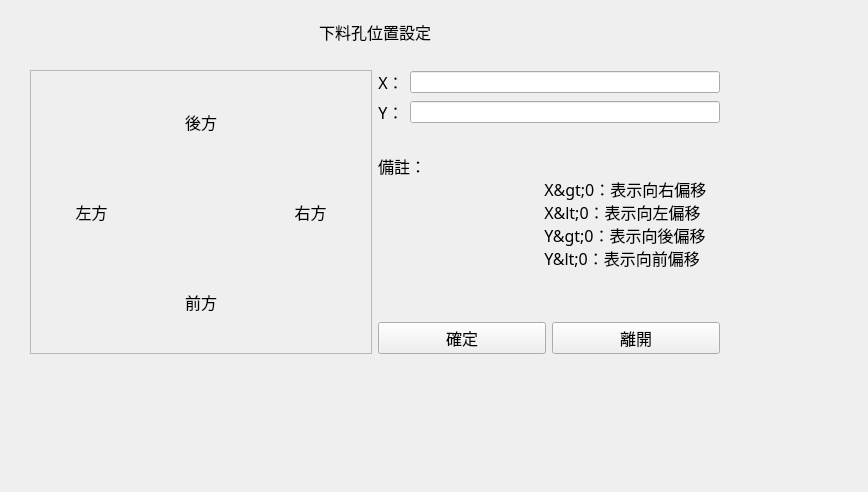
<?xml version="1.0" encoding="UTF-8"?>
<ui version="4.0">
 <class>Form</class>
 <widget class="QWidget" name="Form">
  <property name="geometry">
   <rect>
    <x>0</x>
    <y>0</y>
    <width>868</width>
    <height>492</height>
   </rect>
  </property>
  <property name="mouseTracking">
   <bool>false</bool>
  </property>
  <property name="windowTitle">
   <string>Form</string>
  </property>
  <widget class="QWidget" name="layoutWidget">
   <property name="geometry">
    <rect>
     <x>30</x>
     <y>20</y>
     <width>690</width>
     <height>334</height>
    </rect>
   </property>
   <layout class="QGridLayout" name="gridLayout_3">
    <item row="0" column="0" colspan="2">
     <widget class="QLabel" name="label_8">
      <property name="font">
       <font>
        <family>微軟正黑體</family>
        <pointsize>12</pointsize>
       </font>
      </property>
      <property name="text">
       <string>下料孔位置設定</string>
      </property>
      <property name="alignment">
       <set>Qt::AlignCenter</set>
      </property>
     </widget>
    </item>
    <item row="1" column="0">
     <spacer name="horizontalSpacer">
      <property name="orientation">
       <enum>Qt::Horizontal</enum>
      </property>
      <property name="sizeHint" stdset="0">
       <size>
        <width>40</width>
        <height>20</height>
       </size>
      </property>
     </spacer>
    </item>
    <item row="2" column="1">
     <layout class="QGridLayout" name="gridLayout_2">
      <item row="2" column="0" colspan="2">
       <widget class="QLabel" name="label_9">
        <property name="sizePolicy">
         <sizepolicy hsizetype="Preferred" vsizetype="Expanding">
          <horstretch>0</horstretch>
          <verstretch>0</verstretch>
         </sizepolicy>
        </property>
        <property name="font">
         <font>
          <family>微軟正黑體</family>
          <pointsize>12</pointsize>
         </font>
        </property>
        <property name="text">
         <string>備註：
                                        X&gt;0：表示向右偏移
                                        X&lt;0：表示向左偏移
                                        Y&gt;0：表示向後偏移
                                        Y&lt;0：表示向前偏移
                                    </string>
        </property>
       </widget>
      </item>
      <item row="1" column="0">
       <widget class="QLabel" name="label_7">
        <property name="font">
         <font>
          <family>微軟正黑體</family>
          <pointsize>12</pointsize>
         </font>
        </property>
        <property name="text">
         <string>Y：</string>
        </property>
        <property name="alignment">
         <set>Qt::AlignCenter</set>
        </property>
       </widget>
      </item>
      <item row="0" column="1">
       <widget class="QLineEdit" name="X"/>
      </item>
      <item row="1" column="1">
       <widget class="QLineEdit" name="Y"/>
      </item>
      <item row="0" column="0">
       <widget class="QLabel" name="label_6">
        <property name="font">
         <font>
          <family>微軟正黑體</family>
          <pointsize>12</pointsize>
         </font>
        </property>
        <property name="text">
         <string>X：</string>
        </property>
        <property name="alignment">
         <set>Qt::AlignCenter</set>
        </property>
       </widget>
      </item>
      <item row="3" column="0" colspan="2">
       <layout class="QHBoxLayout" name="horizontalLayout">
        <item>
         <widget class="QPushButton" name="setup">
          <property name="sizePolicy">
           <sizepolicy hsizetype="Preferred" vsizetype="Fixed">
            <horstretch>0</horstretch>
            <verstretch>0</verstretch>
           </sizepolicy>
          </property>
          <property name="font">
           <font>
            <family>微軟正黑體</family>
            <pointsize>12</pointsize>
           </font>
          </property>
          <property name="text">
           <string>確定</string>
          </property>
         </widget>
        </item>
        <item>
         <widget class="QPushButton" name="esc">
          <property name="sizePolicy">
           <sizepolicy hsizetype="Preferred" vsizetype="Fixed">
            <horstretch>0</horstretch>
            <verstretch>0</verstretch>
           </sizepolicy>
          </property>
          <property name="font">
           <font>
            <family>微軟正黑體</family>
            <pointsize>12</pointsize>
           </font>
          </property>
          <property name="text">
           <string>離開</string>
          </property>
         </widget>
        </item>
       </layout>
      </item>
     </layout>
    </item>
    <item row="2" column="0">
     <widget class="QFrame" name="frame">
      <property name="styleSheet">
       <string notr="true">#frame{
                                border: 1px solid block；
                                }
                            </string>
      </property>
      <property name="frameShape">
       <enum>QFrame::StyledPanel</enum>
      </property>
      <property name="frameShadow">
       <enum>QFrame::Raised</enum>
      </property>
      <layout class="QGridLayout" name="gridLayout_4">
       <item row="0" column="0">
        <layout class="QGridLayout" name="gridLayout">
         <item row="0" column="1">
          <widget class="QLabel" name="label_2">
           <property name="font">
            <font>
             <family>微軟正黑體</family>
             <pointsize>12</pointsize>
            </font>
           </property>
           <property name="focusPolicy">
            <enum>Qt::NoFocus</enum>
           </property>
           <property name="contextMenuPolicy">
            <enum>Qt::DefaultContextMenu</enum>
           </property>
           <property name="layoutDirection">
            <enum>Qt::LeftToRight</enum>
           </property>
           <property name="text">
            <string>後方</string>
           </property>
           <property name="alignment">
            <set>Qt::AlignCenter</set>
           </property>
          </widget>
         </item>
         <item row="1" column="0">
          <widget class="QLabel" name="label_3">
           <property name="font">
            <font>
             <family>微軟正黑體</family>
             <pointsize>12</pointsize>
            </font>
           </property>
           <property name="text">
            <string>左方</string>
           </property>
           <property name="alignment">
            <set>Qt::AlignCenter</set>
           </property>
          </widget>
         </item>
         <item row="1" column="1">
          <widget class="QLabel" name="picture">
           <property name="text">
            <string/>
           </property>
           <property name="pixmap">
            <pixmap>feeding_hole_A.png</pixmap>
           </property>
           <property name="scaledContents">
            <bool>true</bool>
           </property>
          </widget>
         </item>
         <item row="1" column="2">
          <widget class="QLabel" name="label_5">
           <property name="font">
            <font>
             <family>微軟正黑體</family>
             <pointsize>12</pointsize>
            </font>
           </property>
           <property name="text">
            <string>右方</string>
           </property>
           <property name="alignment">
            <set>Qt::AlignCenter</set>
           </property>
          </widget>
         </item>
         <item row="2" column="1">
          <widget class="QLabel" name="label_4">
           <property name="font">
            <font>
             <family>微軟正黑體</family>
             <pointsize>12</pointsize>
            </font>
           </property>
           <property name="text">
            <string>前方</string>
           </property>
           <property name="alignment">
            <set>Qt::AlignCenter</set>
           </property>
          </widget>
         </item>
        </layout>
       </item>
      </layout>
     </widget>
    </item>
   </layout>
  </widget>
 </widget>
 <resources/>
 <connections/>
</ui>
